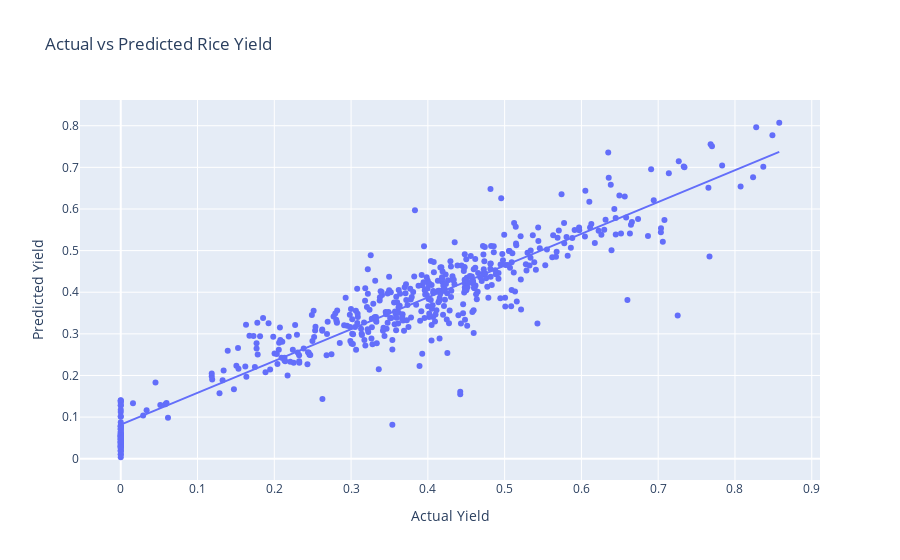

The notebook cell this image was saved under:
### Code cell
import pandas as pd
import plotly.express as px
from sklearn.metrics import r2_score, mean_absolute_error

# Load test data
X_test = pd.read_csv("D:/crop-yield-project/indian-crop-yield-analysis/model_files/X_test.csv")
y_test = pd.read_csv("D:/crop-yield-project/indian-crop-yield-analysis/model_files/y_test.csv")

# Predict using the pipeline
predictions = pipeline.predict(X_test)

# Evaluate performance
r2 = r2_score(y_test, predictions)
mae = mean_absolute_error(y_test, predictions)

print(f"✅ R² Score: {r2:.2f}")
print(f"✅ MAE: {mae:.2f}")

# Visualize actual vs predicted
result_df = pd.DataFrame({
    'Actual': y_test.values.flatten(),
    'Predicted': predictions
})

fig = px.scatter(result_df, x='Actual', y='Predicted', trendline='ols',
                 title="Actual vs Predicted Rice Yield",
                 labels={'Actual': 'Actual Yield', 'Predicted': 'Predicted Yield'})
fig.show()

### Figure 1 — Plotly figure (JSON) as saved in the notebook; plotly's stock layout.template omitted (floating-point values rounded to 4 significant figures; data arrays with more than 128 entries replaced by an {"elided": "..."} marker saying what was removed)
{"data": [{"hovertemplate": "Actual Yield=%{x}<br>Predicted Yield=%{y}<extra></extra>", "legendgroup": "", "marker": {"color": "#636efa", "symbol": "circle"}, "mode": "markers", "name": "", "orientation": "v", "showlegend": false, "type": "scatter", "x": {"elided": "497 float values"}, "xaxis": "x", "y": {"elided": "497 float values"}, "yaxis": "y"}, {"hovertemplate": "<b>OLS trendline</b><br>Predicted = 0.763789 * Actual + 0.081972<br>R<sup>2</sup>=0.866809<br><br>Actual Yield=%{x}<br>Predicted Yield=%{y} <b>(trend)</b><extra></extra>", "legendgroup": "", "marker": {"color": "#636efa", "symbol": "circle"}, "mode": "lines", "name": "", "showlegend": false, "type": "scatter", "x": {"elided": "497 float values"}, "xaxis": "x", "y": {"elided": "497 float values"}, "yaxis": "y"}], "layout": {"legend": {"tracegroupgap": 0}, "title": {"text": "Actual vs Predicted Rice Yield"}, "xaxis": {"anchor": "y", "domain": [0, 1], "title": {"text": "Actual Yield"}}, "yaxis": {"anchor": "x", "domain": [0, 1], "title": {"text": "Predicted Yield"}}}}
